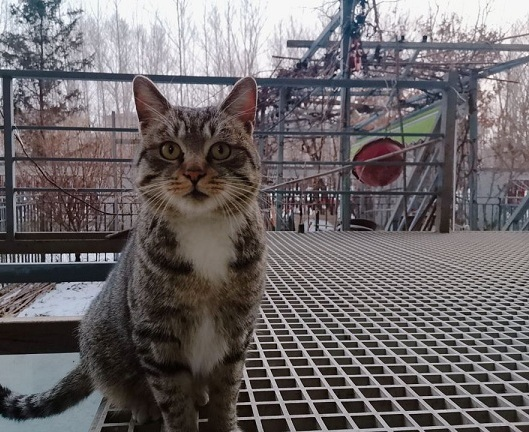
#> input picture Python.OpenCV.From.Novice.To.Practice/code/12/04/cat.jpg, 529 x 432 px
$ python demo_20210524_162708.py
#> lines starting #> are read from the running program, lines starting #| are printed output that depends on the picture; after the words box and inside, x2 and y2 are one past the last pixel; in counts of white or black regions, pixels touching at a corner belong together

import cv2
img = cv2.imread("cat.jpg")  # 读取猫脸图像
#> img is the input picture: shape (432, 529, 3); mean B, G, R 105.3, 103.5, 109
# 加载识别猫脸的级联分类器
catFaceCascade = cv2.CascadeClassifier("cascades\\haarcascade_frontalcatface_extended.xml")
catFace = catFaceCascade.detectMultiScale(img, 1.15, 4)  # 识别出所有猫脸
#> catFace = [[138, 104, 112, 112]]
for (x, y, w, h) in catFace:  # 遍历所有猫脸的区域
    cv2.rectangle(img, (x, y), (x + w, y + h), (0, 0, 255), 5)# 在图像中猫脸的位置绘制方框
#> this loop made 1 pass
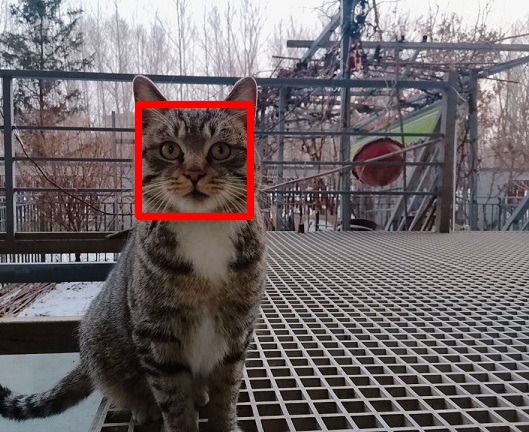
#> img: shape (432, 529, 3); 1.36% of pixels changed, all inside (x1, y1, x2, y2) = (135, 101, 254, 220)
cv2.imshow("Where is your cat ?", img)  # 显示最终处理的效果
cv2.waitKey()  # 按下任何键盘按键后
cv2.destroyAllWindows()  # 释放所有窗体
